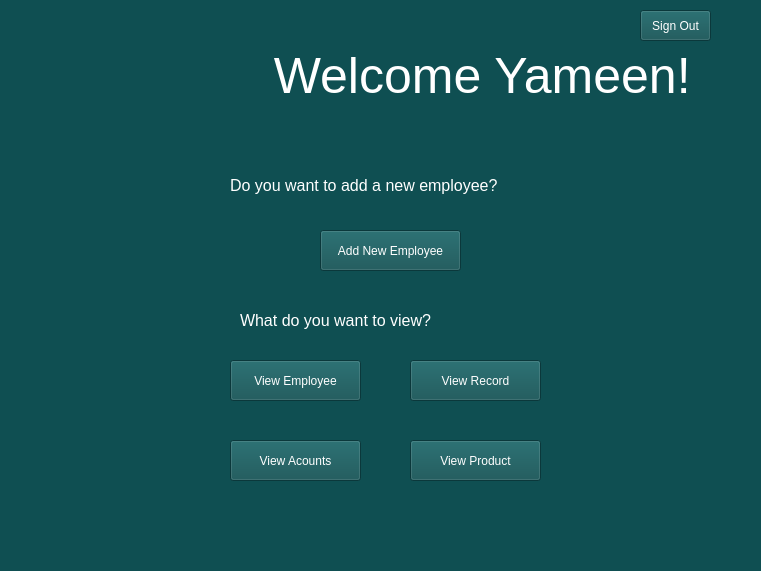
<?xml version="1.0" encoding="UTF-8"?>
<ui version="4.0">
 <class>Form</class>
 <widget class="QWidget" name="Form">
  <property name="geometry">
   <rect>
    <x>0</x>
    <y>0</y>
    <width>761</width>
    <height>571</height>
   </rect>
  </property>
  <property name="windowTitle">
   <string>Form</string>
  </property>
  <property name="styleSheet">
   <string notr="true">background-color: rgb(15, 79, 82);
</string>
  </property>
  <widget class="QPushButton" name="add_employee_btn">
   <property name="geometry">
    <rect>
     <x>320</x>
     <y>230</y>
     <width>141</width>
     <height>41</height>
    </rect>
   </property>
   <property name="styleSheet">
    <string notr="true">font: 700 9pt &quot;Arial&quot;;
font-size: 12px;
color: white</string>
   </property>
   <property name="text">
    <string>Add New Employee</string>
   </property>
  </widget>
  <widget class="QPushButton" name="view_employee_btn">
   <property name="geometry">
    <rect>
     <x>230</x>
     <y>360</y>
     <width>131</width>
     <height>41</height>
    </rect>
   </property>
   <property name="styleSheet">
    <string notr="true">font: 700 9pt &quot;Arial&quot;;
font-size: 12px;
color: white</string>
   </property>
   <property name="text">
    <string>View Employee</string>
   </property>
  </widget>
  <widget class="QPushButton" name="view_customer_btn">
   <property name="geometry">
    <rect>
     <x>230</x>
     <y>440</y>
     <width>131</width>
     <height>41</height>
    </rect>
   </property>
   <property name="styleSheet">
    <string notr="true">font: 700 9pt &quot;Arial&quot;;
font-size: 12px;
color: white</string>
   </property>
   <property name="text">
    <string>View Acounts</string>
   </property>
  </widget>
  <widget class="QPushButton" name="view_record_btn">
   <property name="geometry">
    <rect>
     <x>410</x>
     <y>360</y>
     <width>131</width>
     <height>41</height>
    </rect>
   </property>
   <property name="styleSheet">
    <string notr="true">font: 700 9pt &quot;Arial&quot;;
font-size: 12px;
color: white</string>
   </property>
   <property name="text">
    <string>View Record</string>
   </property>
  </widget>
  <widget class="QPushButton" name="view_product_btn">
   <property name="geometry">
    <rect>
     <x>410</x>
     <y>440</y>
     <width>131</width>
     <height>41</height>
    </rect>
   </property>
   <property name="styleSheet">
    <string notr="true">font: 700 9pt &quot;Arial&quot;;
font-size: 12px;
color: white</string>
   </property>
   <property name="text">
    <string>View Product</string>
   </property>
  </widget>
  <widget class="QLabel" name="label">
   <property name="geometry">
    <rect>
     <x>260</x>
     <y>50</y>
     <width>431</width>
     <height>51</height>
    </rect>
   </property>
   <property name="styleSheet">
    <string notr="true">font-size: 50px;
color: White;
background-color: transparent;
</string>
   </property>
   <property name="text">
    <string> Welcome Yameen!</string>
   </property>
  </widget>
  <widget class="QLabel" name="label_3">
   <property name="geometry">
    <rect>
     <x>-30</x>
     <y>-20</y>
     <width>811</width>
     <height>591</height>
    </rect>
   </property>
   <property name="text">
    <string/>
   </property>
   <property name="pixmap">
    <pixmap>../assets/background-1.jpg</pixmap>
   </property>
   <property name="scaledContents">
    <bool>true</bool>
   </property>
  </widget>
  <widget class="QLabel" name="label_2">
   <property name="geometry">
    <rect>
     <x>120</x>
     <y>20</y>
     <width>121</width>
     <height>111</height>
    </rect>
   </property>
   <property name="styleSheet">
    <string notr="true">background-color: transparent;</string>
   </property>
   <property name="text">
    <string/>
   </property>
   <property name="pixmap">
    <pixmap>../assets/IMS_logo.png</pixmap>
   </property>
   <property name="scaledContents">
    <bool>true</bool>
   </property>
  </widget>
  <widget class="QLabel" name="label_4">
   <property name="geometry">
    <rect>
     <x>230</x>
     <y>170</y>
     <width>301</width>
     <height>31</height>
    </rect>
   </property>
   <property name="styleSheet">
    <string notr="true">font: 9pt &quot;Arial&quot;;
font-size: 16px;
background-color: transparent;
color: white
</string>
   </property>
   <property name="text">
    <string>Do you want to add a new employee?</string>
   </property>
  </widget>
  <widget class="QLabel" name="label_5">
   <property name="geometry">
    <rect>
     <x>240</x>
     <y>310</y>
     <width>221</width>
     <height>21</height>
    </rect>
   </property>
   <property name="styleSheet">
    <string notr="true">font: 9pt &quot;Arial&quot;;
font-size: 16px;
color: white;
background-color: transparent;
</string>
   </property>
   <property name="text">
    <string>What do you want to view?</string>
   </property>
  </widget>
  <widget class="QLabel" name="label_6">
   <property name="geometry">
    <rect>
     <x>180</x>
     <y>290</y>
     <width>51</width>
     <height>51</height>
    </rect>
   </property>
   <property name="styleSheet">
    <string notr="true">background-color: transparent;</string>
   </property>
   <property name="text">
    <string/>
   </property>
   <property name="pixmap">
    <pixmap>../assets/view.png</pixmap>
   </property>
   <property name="scaledContents">
    <bool>true</bool>
   </property>
  </widget>
  <widget class="QLabel" name="label_7">
   <property name="geometry">
    <rect>
     <x>170</x>
     <y>160</y>
     <width>51</width>
     <height>51</height>
    </rect>
   </property>
   <property name="styleSheet">
    <string notr="true">background-color: transparent;</string>
   </property>
   <property name="text">
    <string/>
   </property>
   <property name="pixmap">
    <pixmap>../assets/Add_Employees.png</pixmap>
   </property>
   <property name="scaledContents">
    <bool>true</bool>
   </property>
  </widget>
  <widget class="QPushButton" name="signOut_btn">
   <property name="geometry">
    <rect>
     <x>640</x>
     <y>10</y>
     <width>71</width>
     <height>31</height>
    </rect>
   </property>
   <property name="styleSheet">
    <string notr="true">font: 700 9pt &quot;Arial&quot;;
font-size: 12px;
color: white</string>
   </property>
   <property name="text">
    <string>Sign Out</string>
   </property>
  </widget>
  <zorder>label_3</zorder>
  <zorder>add_employee_btn</zorder>
  <zorder>view_employee_btn</zorder>
  <zorder>view_customer_btn</zorder>
  <zorder>view_record_btn</zorder>
  <zorder>view_product_btn</zorder>
  <zorder>label</zorder>
  <zorder>label_2</zorder>
  <zorder>label_4</zorder>
  <zorder>label_5</zorder>
  <zorder>label_6</zorder>
  <zorder>label_7</zorder>
  <zorder>signOut_btn</zorder>
 </widget>
 <resources/>
 <connections/>
</ui>
